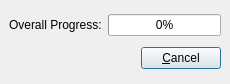
<?xml version="1.0" encoding="UTF-8"?>
<ui version="4.0">
 <class>MultiProgressDialog</class>
 <widget class="QDialog" name="MultiProgressDialog">
  <property name="geometry">
   <rect>
    <x>0</x>
    <y>0</y>
    <width>230</width>
    <height>84</height>
   </rect>
  </property>
  <property name="windowTitle">
   <string>Progress</string>
  </property>
  <property name="sizeGripEnabled">
   <bool>false</bool>
  </property>
  <layout class="QVBoxLayout">
   <property name="leftMargin">
    <number>9</number>
   </property>
   <property name="topMargin">
    <number>9</number>
   </property>
   <property name="rightMargin">
    <number>9</number>
   </property>
   <property name="bottomMargin">
    <number>9</number>
   </property>
   <item>
    <layout class="QGridLayout">
     <item row="0" column="0">
      <widget class="QLabel" name="overallProgressLabel">
       <property name="text">
        <string>Overall Progress:</string>
       </property>
       <property name="wordWrap">
        <bool>false</bool>
       </property>
      </widget>
     </item>
     <item row="0" column="1">
      <widget class="QProgressBar" name="overallProgressBar">
       <property name="value">
        <number>0</number>
       </property>
      </widget>
     </item>
    </layout>
   </item>
   <item>
    <layout class="QHBoxLayout">
     <item>
      <spacer>
       <property name="orientation">
        <enum>Qt::Horizontal</enum>
       </property>
       <property name="sizeType">
        <enum>QSizePolicy::Expanding</enum>
       </property>
       <property name="sizeHint">
        <size>
         <width>20</width>
         <height>20</height>
        </size>
       </property>
      </spacer>
     </item>
     <item>
      <widget class="QPushButton" name="buttonCancel">
       <property name="text">
        <string>&amp;Cancel</string>
       </property>
       <property name="shortcut">
        <string/>
       </property>
       <property name="autoDefault">
        <bool>true</bool>
       </property>
      </widget>
     </item>
    </layout>
   </item>
  </layout>
 </widget>
 <includes>
  <include location="local">scribusapi.h</include>
 </includes>
 <resources/>
 <connections>
  <connection>
   <sender>buttonCancel</sender>
   <signal>clicked()</signal>
   <receiver>MultiProgressDialog</receiver>
   <slot>reject()</slot>
   <hints>
    <hint type="sourcelabel">
     <x>20</x>
     <y>20</y>
    </hint>
    <hint type="destinationlabel">
     <x>20</x>
     <y>20</y>
    </hint>
   </hints>
  </connection>
 </connections>
</ui>
